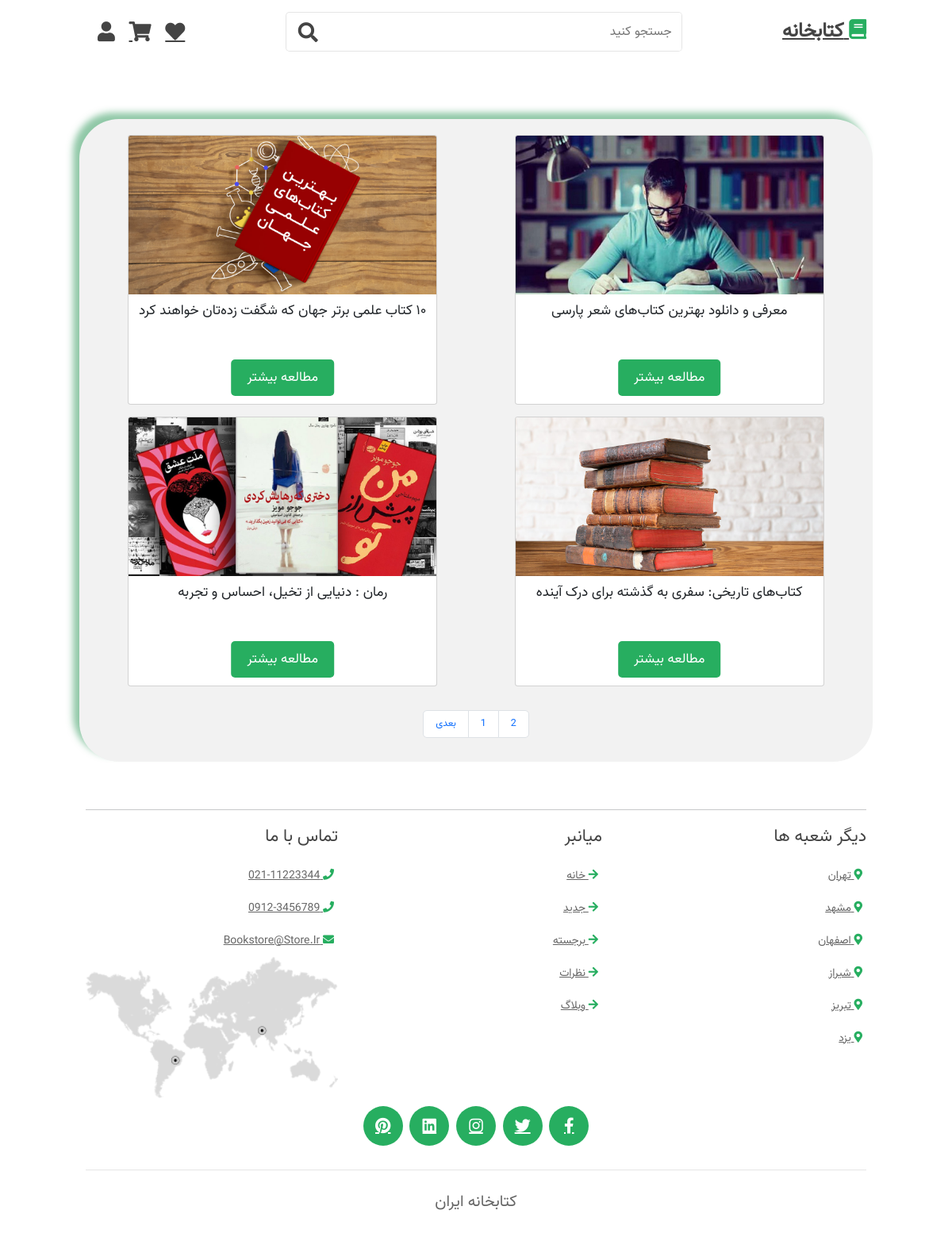
Screenshot of /blog/ with the database file from the repository.
### siteblog/models.py (models this page shows, shortened)
class SiteBlog(models.Model):
    title = models.CharField(max_length=100 , verbose_name='عنوان متن')
    content = QuillField(default='', verbose_name='ورود متن')
    slug = models.SlugField( blank=True , null=True , max_length=6)
    token = models.CharField(max_length=6, blank=True,null=True , default='')
    image = models.ImageField(upload_to='siteblog/', blank=True , null=True)
    class Meta:
        verbose_name = 'بلاگ'
        verbose_name_plural = 'بلاگ'

### siteblog/views.py (the view)
# urls.py: path('', blog_page, name='blog_page'),
def blog_page(request):
    blog = SiteBlog.objects.all().order_by("-id")
    paginator = Paginator(blog , 4)
    page_number = request.GET.get('page')
    page_obj = paginator.get_page(page_number)
    return render(request , 'site_blogs/blogpage.html' , {"blog": page_obj})

### siteblog/templates/site_blogs/blogpage.html (shortened to what this page needs)
{% extends 'Base.html' %}
{% load static %}
{% block content_block %}
    <div class="bardia"
         style="background-color: #f2f2f2; text-align: right; width: 88%; max-width: 1000px; padding: 20px; border-radius: 50px; margin: 0 auto; display: block;margin-top: 90px;box-shadow: -8px -8px 8px rgba(33, 145, 80, 0.5);">
        <div class="row">
            {% for item in blog %}
                <div class="col-md-6 mb-4 d-flex justify-content-center">
                    <div class="card" style="width: 100%; max-width: 390px; height: 340px;">
                        <img class="card-img-top" src="{{ item.image.url }}" alt="Card image cap"
                             style="height: 200px; object-fit: cover;font-size: 2.2rem;">
                        <div class="card-body">
                            <h3 class="card-title" style="text-align: center">{{ item.title }}</h3>
                            <a href="{% url 'blog' slug=item.slug %}" class="btn btn-primary" id="card_btn">مطالعه
                                بیشتر</a>
                        </div>
                    </div>
                </div>
            {% empty %}
                <p class="text-center">مقاله‌ای پیدا نشد.</p>
            {% endfor %}
        </div>
<nav aria-label="Page navigation example" class="d-flex justify-content-center mt-4" style="direction: ltr">
  <ul class=" pagination pagination-lg">
    {% if blog.has_next %}
        <li class="page-item"><a class="page-link" href="?page={{ blog.next_page_number}}">بعدی</a></li>
    {% endif %}
    {% for page in blog.paginator.page_range %}
    	{% if blog.number == page %}
    		<li class="page-item"><a class="page-link" href="?page={{page}}">{{page }}</a></li>
            {% else %}
            <li class="page-item"><a class="page-link" href="?page={{page}}">{{page }}</a></li>
    	{% endif %}
    {% endfor %}
  </ul>
</nav>
    </div>
{% endblock %}

### Shops/static/Shops/css/style.css (style rules this page uses)
:root { --green:#27ae60; --dark-color:#219150; --black:#444; --light-color:#666; --border:.1rem solid rgba(0,0,0,.1); --border-hover:.1rem solid var(--black); --box-shadow:0 .5rem 1rem rgba(0,0,0,.1); }
* { font-family: "Vazir"; margin:0; padding:0; box-sizing: border-box; outline: none; border:none; text-decoration: none; text-transform: capitalize; transition:all .2s linear; transition:width none; }
html { font-size: 62.5%; overflow-x: hidden; scroll-padding-top: 5rem; scroll-behavior: smooth; }
.bardia { background-color: #f2f2f2; text-align: right; width: 88%; max-width: 1000px; padding: 20px; border-radius: 50px; margin: 0 auto; display: block; margin-top: 90px; box-shadow: -8px -8px 8px rgba(33, 145, 80, 0.5); }
.btn { margin-top: 1rem; display:inline-block; padding:.9rem 3rem; border-radius: .5rem; color:#fff; background:var(--green); font-size: 1.7rem; cursor: pointer; font-weight: 500; }
#card_btn { position: absolute; bottom: 10px; left: 50%; transform: translateX(-50%); padding: 10px 20px; border: none; cursor: pointer; border-radius: 5px; }

### rows the page displays
SiteBlog: image (picture), title "معرفی و دانلود بهترین کتاب‌های شعر پارسی"
SiteBlog: image (picture), title "۱۰ کتاب علمی برتر جهان که شگفت زده‌تان خواهند کرد"
SiteBlog: image (picture), title "کتاب‌های تاریخی: سفری به گذشته برای درک آینده"
SiteBlog: image (picture), title "رمان : دنیایی از تخیل، احساس و تجربه"

### other values shown
{{ page }} "1"
{{ page }} "2"
